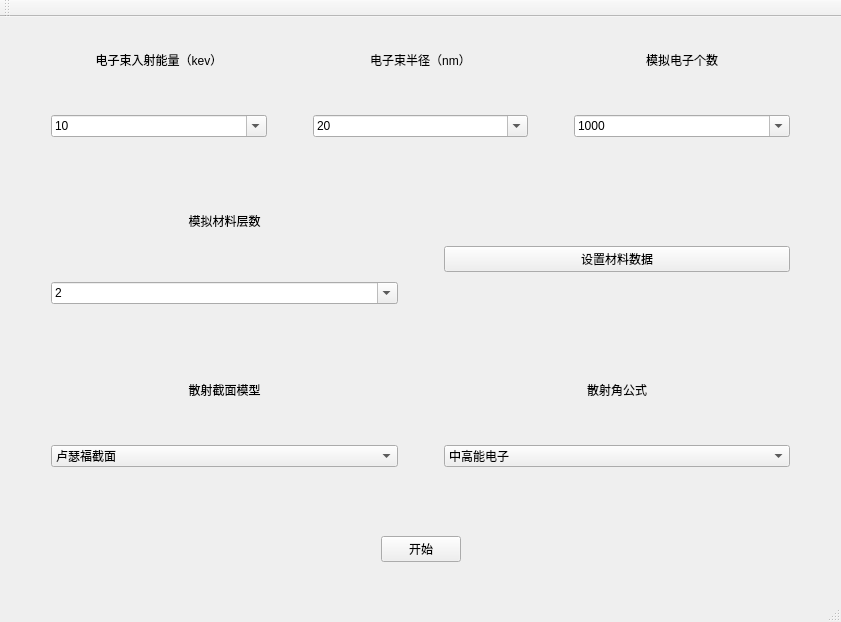
<?xml version="1.0" encoding="UTF-8"?>
<ui version="4.0">
 <class>InitialClass</class>
 <widget class="QMainWindow" name="InitialClass">
  <property name="geometry">
   <rect>
    <x>0</x>
    <y>0</y>
    <width>841</width>
    <height>622</height>
   </rect>
  </property>
  <property name="windowTitle">
   <string>初始界面</string>
  </property>
  <widget class="QWidget" name="centralWidget">
   <layout class="QVBoxLayout" name="verticalLayout_8">
    <item>
     <layout class="QHBoxLayout" name="horizontalLayout_4">
      <item>
       <spacer name="horizontalSpacer_12">
        <property name="orientation">
         <enum>Qt::Horizontal</enum>
        </property>
        <property name="sizeType">
         <enum>QSizePolicy::Maximum</enum>
        </property>
        <property name="sizeHint" stdset="0">
         <size>
          <width>40</width>
          <height>20</height>
         </size>
        </property>
       </spacer>
      </item>
      <item>
       <layout class="QVBoxLayout" name="verticalLayout_7">
        <item>
         <widget class="QLabel" name="label_2">
          <property name="enabled">
           <bool>true</bool>
          </property>
          <property name="sizePolicy">
           <sizepolicy hsizetype="Preferred" vsizetype="Fixed">
            <horstretch>1</horstretch>
            <verstretch>0</verstretch>
           </sizepolicy>
          </property>
          <property name="minimumSize">
           <size>
            <width>100</width>
            <height>0</height>
           </size>
          </property>
          <property name="maximumSize">
           <size>
            <width>16777215</width>
            <height>16777215</height>
           </size>
          </property>
          <property name="text">
           <string>电子束入射能量（kev）</string>
          </property>
          <property name="alignment">
           <set>Qt::AlignCenter</set>
          </property>
         </widget>
        </item>
        <item>
         <spacer name="verticalSpacer_5">
          <property name="orientation">
           <enum>Qt::Vertical</enum>
          </property>
          <property name="sizeType">
           <enum>QSizePolicy::Maximum</enum>
          </property>
          <property name="sizeHint" stdset="0">
           <size>
            <width>20</width>
            <height>40</height>
           </size>
          </property>
         </spacer>
        </item>
        <item>
         <widget class="QComboBox" name="dzsrsnl">
          <property name="editable">
           <bool>true</bool>
          </property>
          <item>
           <property name="text">
            <string>10</string>
           </property>
          </item>
         </widget>
        </item>
       </layout>
      </item>
      <item>
       <spacer name="horizontalSpacer_11">
        <property name="orientation">
         <enum>Qt::Horizontal</enum>
        </property>
        <property name="sizeType">
         <enum>QSizePolicy::Maximum</enum>
        </property>
        <property name="sizeHint" stdset="0">
         <size>
          <width>40</width>
          <height>20</height>
         </size>
        </property>
       </spacer>
      </item>
      <item>
       <layout class="QVBoxLayout" name="verticalLayout_6">
        <item>
         <widget class="QLabel" name="label_4">
          <property name="sizePolicy">
           <sizepolicy hsizetype="Preferred" vsizetype="Fixed">
            <horstretch>1</horstretch>
            <verstretch>0</verstretch>
           </sizepolicy>
          </property>
          <property name="text">
           <string>电子束半径（nm）</string>
          </property>
          <property name="alignment">
           <set>Qt::AlignCenter</set>
          </property>
         </widget>
        </item>
        <item>
         <spacer name="verticalSpacer_6">
          <property name="orientation">
           <enum>Qt::Vertical</enum>
          </property>
          <property name="sizeType">
           <enum>QSizePolicy::Maximum</enum>
          </property>
          <property name="sizeHint" stdset="0">
           <size>
            <width>20</width>
            <height>40</height>
           </size>
          </property>
         </spacer>
        </item>
        <item>
         <widget class="QComboBox" name="dzsbj">
          <property name="editable">
           <bool>true</bool>
          </property>
          <item>
           <property name="text">
            <string>20</string>
           </property>
          </item>
         </widget>
        </item>
       </layout>
      </item>
      <item>
       <spacer name="horizontalSpacer_21">
        <property name="orientation">
         <enum>Qt::Horizontal</enum>
        </property>
        <property name="sizeType">
         <enum>QSizePolicy::Maximum</enum>
        </property>
        <property name="sizeHint" stdset="0">
         <size>
          <width>40</width>
          <height>20</height>
         </size>
        </property>
       </spacer>
      </item>
      <item>
       <layout class="QVBoxLayout" name="verticalLayout_5">
        <item>
         <widget class="QLabel" name="label_7">
          <property name="enabled">
           <bool>true</bool>
          </property>
          <property name="sizePolicy">
           <sizepolicy hsizetype="Preferred" vsizetype="Fixed">
            <horstretch>1</horstretch>
            <verstretch>0</verstretch>
           </sizepolicy>
          </property>
          <property name="minimumSize">
           <size>
            <width>100</width>
            <height>0</height>
           </size>
          </property>
          <property name="maximumSize">
           <size>
            <width>16777215</width>
            <height>16777215</height>
           </size>
          </property>
          <property name="text">
           <string>模拟电子个数</string>
          </property>
          <property name="alignment">
           <set>Qt::AlignCenter</set>
          </property>
         </widget>
        </item>
        <item>
         <spacer name="verticalSpacer_10">
          <property name="orientation">
           <enum>Qt::Vertical</enum>
          </property>
          <property name="sizeType">
           <enum>QSizePolicy::Maximum</enum>
          </property>
          <property name="sizeHint" stdset="0">
           <size>
            <width>20</width>
            <height>40</height>
           </size>
          </property>
         </spacer>
        </item>
        <item>
         <widget class="QComboBox" name="dzgs">
          <property name="editable">
           <bool>true</bool>
          </property>
          <item>
           <property name="text">
            <string>1000</string>
           </property>
          </item>
          <item>
           <property name="text">
            <string>100</string>
           </property>
          </item>
          <item>
           <property name="text">
            <string>20</string>
           </property>
          </item>
         </widget>
        </item>
       </layout>
      </item>
      <item>
       <spacer name="horizontalSpacer_5">
        <property name="orientation">
         <enum>Qt::Horizontal</enum>
        </property>
        <property name="sizeType">
         <enum>QSizePolicy::Maximum</enum>
        </property>
        <property name="sizeHint" stdset="0">
         <size>
          <width>40</width>
          <height>20</height>
         </size>
        </property>
       </spacer>
      </item>
     </layout>
    </item>
    <item>
     <spacer name="verticalSpacer_7">
      <property name="orientation">
       <enum>Qt::Vertical</enum>
      </property>
      <property name="sizeType">
       <enum>QSizePolicy::Maximum</enum>
      </property>
      <property name="sizeHint" stdset="0">
       <size>
        <width>20</width>
        <height>40</height>
       </size>
      </property>
     </spacer>
    </item>
    <item>
     <layout class="QHBoxLayout" name="horizontalLayout_2">
      <item>
       <spacer name="horizontalSpacer_13">
        <property name="orientation">
         <enum>Qt::Horizontal</enum>
        </property>
        <property name="sizeType">
         <enum>QSizePolicy::Maximum</enum>
        </property>
        <property name="sizeHint" stdset="0">
         <size>
          <width>40</width>
          <height>20</height>
         </size>
        </property>
       </spacer>
      </item>
      <item>
       <layout class="QVBoxLayout" name="verticalLayout">
        <item>
         <widget class="QLabel" name="label_3">
          <property name="enabled">
           <bool>true</bool>
          </property>
          <property name="sizePolicy">
           <sizepolicy hsizetype="Preferred" vsizetype="Fixed">
            <horstretch>1</horstretch>
            <verstretch>0</verstretch>
           </sizepolicy>
          </property>
          <property name="minimumSize">
           <size>
            <width>100</width>
            <height>0</height>
           </size>
          </property>
          <property name="maximumSize">
           <size>
            <width>16777215</width>
            <height>16777215</height>
           </size>
          </property>
          <property name="text">
           <string>模拟材料层数</string>
          </property>
          <property name="alignment">
           <set>Qt::AlignCenter</set>
          </property>
         </widget>
        </item>
        <item>
         <spacer name="verticalSpacer_9">
          <property name="orientation">
           <enum>Qt::Vertical</enum>
          </property>
          <property name="sizeType">
           <enum>QSizePolicy::Maximum</enum>
          </property>
          <property name="sizeHint" stdset="0">
           <size>
            <width>20</width>
            <height>40</height>
           </size>
          </property>
         </spacer>
        </item>
        <item>
         <widget class="QComboBox" name="clcs">
          <property name="sizePolicy">
           <sizepolicy hsizetype="Preferred" vsizetype="Fixed">
            <horstretch>1</horstretch>
            <verstretch>0</verstretch>
           </sizepolicy>
          </property>
          <property name="editable">
           <bool>true</bool>
          </property>
          <item>
           <property name="text">
            <string>2</string>
           </property>
          </item>
          <item>
           <property name="text">
            <string>1</string>
           </property>
          </item>
          <item>
           <property name="text">
            <string>3</string>
           </property>
          </item>
          <item>
           <property name="text">
            <string>4</string>
           </property>
          </item>
          <item>
           <property name="text">
            <string>5</string>
           </property>
          </item>
         </widget>
        </item>
       </layout>
      </item>
      <item>
       <spacer name="horizontalSpacer_15">
        <property name="orientation">
         <enum>Qt::Horizontal</enum>
        </property>
        <property name="sizeType">
         <enum>QSizePolicy::Preferred</enum>
        </property>
        <property name="sizeHint" stdset="0">
         <size>
          <width>40</width>
          <height>20</height>
         </size>
        </property>
       </spacer>
      </item>
      <item>
       <layout class="QVBoxLayout" name="verticalLayout_2">
        <item>
         <spacer name="verticalSpacer_11">
          <property name="orientation">
           <enum>Qt::Vertical</enum>
          </property>
          <property name="sizeType">
           <enum>QSizePolicy::Maximum</enum>
          </property>
          <property name="sizeHint" stdset="0">
           <size>
            <width>20</width>
            <height>40</height>
           </size>
          </property>
         </spacer>
        </item>
        <item>
         <widget class="QPushButton" name="szsj">
          <property name="sizePolicy">
           <sizepolicy hsizetype="Minimum" vsizetype="Fixed">
            <horstretch>1</horstretch>
            <verstretch>0</verstretch>
           </sizepolicy>
          </property>
          <property name="text">
           <string>设置材料数据</string>
          </property>
         </widget>
        </item>
        <item>
         <spacer name="verticalSpacer_12">
          <property name="orientation">
           <enum>Qt::Vertical</enum>
          </property>
          <property name="sizeType">
           <enum>QSizePolicy::Maximum</enum>
          </property>
          <property name="sizeHint" stdset="0">
           <size>
            <width>20</width>
            <height>40</height>
           </size>
          </property>
         </spacer>
        </item>
       </layout>
      </item>
      <item>
       <spacer name="horizontalSpacer_14">
        <property name="orientation">
         <enum>Qt::Horizontal</enum>
        </property>
        <property name="sizeType">
         <enum>QSizePolicy::Maximum</enum>
        </property>
        <property name="sizeHint" stdset="0">
         <size>
          <width>40</width>
          <height>20</height>
         </size>
        </property>
       </spacer>
      </item>
     </layout>
    </item>
    <item>
     <spacer name="verticalSpacer_15">
      <property name="orientation">
       <enum>Qt::Vertical</enum>
      </property>
      <property name="sizeType">
       <enum>QSizePolicy::Maximum</enum>
      </property>
      <property name="sizeHint" stdset="0">
       <size>
        <width>20</width>
        <height>40</height>
       </size>
      </property>
     </spacer>
    </item>
    <item>
     <layout class="QHBoxLayout" name="horizontalLayout_3">
      <item>
       <spacer name="horizontalSpacer_17">
        <property name="orientation">
         <enum>Qt::Horizontal</enum>
        </property>
        <property name="sizeType">
         <enum>QSizePolicy::Maximum</enum>
        </property>
        <property name="sizeHint" stdset="0">
         <size>
          <width>40</width>
          <height>20</height>
         </size>
        </property>
       </spacer>
      </item>
      <item>
       <layout class="QVBoxLayout" name="verticalLayout_3">
        <item>
         <widget class="QLabel" name="label">
          <property name="sizePolicy">
           <sizepolicy hsizetype="Preferred" vsizetype="Fixed">
            <horstretch>0</horstretch>
            <verstretch>0</verstretch>
           </sizepolicy>
          </property>
          <property name="text">
           <string>散射截面模型</string>
          </property>
          <property name="alignment">
           <set>Qt::AlignCenter</set>
          </property>
         </widget>
        </item>
        <item>
         <spacer name="verticalSpacer_13">
          <property name="orientation">
           <enum>Qt::Vertical</enum>
          </property>
          <property name="sizeType">
           <enum>QSizePolicy::Maximum</enum>
          </property>
          <property name="sizeHint" stdset="0">
           <size>
            <width>20</width>
            <height>40</height>
           </size>
          </property>
         </spacer>
        </item>
        <item>
         <widget class="QComboBox" name="jmmx">
          <item>
           <property name="text">
            <string>卢瑟福截面</string>
           </property>
          </item>
         </widget>
        </item>
       </layout>
      </item>
      <item>
       <spacer name="horizontalSpacer_16">
        <property name="orientation">
         <enum>Qt::Horizontal</enum>
        </property>
        <property name="sizeType">
         <enum>QSizePolicy::Preferred</enum>
        </property>
        <property name="sizeHint" stdset="0">
         <size>
          <width>40</width>
          <height>20</height>
         </size>
        </property>
       </spacer>
      </item>
      <item>
       <layout class="QVBoxLayout" name="verticalLayout_4">
        <item>
         <widget class="QLabel" name="label_5">
          <property name="sizePolicy">
           <sizepolicy hsizetype="Preferred" vsizetype="Fixed">
            <horstretch>0</horstretch>
            <verstretch>0</verstretch>
           </sizepolicy>
          </property>
          <property name="text">
           <string>散射角公式</string>
          </property>
          <property name="alignment">
           <set>Qt::AlignCenter</set>
          </property>
         </widget>
        </item>
        <item>
         <spacer name="verticalSpacer_14">
          <property name="orientation">
           <enum>Qt::Vertical</enum>
          </property>
          <property name="sizeType">
           <enum>QSizePolicy::Maximum</enum>
          </property>
          <property name="sizeHint" stdset="0">
           <size>
            <width>20</width>
            <height>40</height>
           </size>
          </property>
         </spacer>
        </item>
        <item>
         <widget class="QComboBox" name="sstype">
          <item>
           <property name="text">
            <string>中高能电子</string>
           </property>
          </item>
          <item>
           <property name="text">
            <string>低能电子</string>
           </property>
          </item>
         </widget>
        </item>
       </layout>
      </item>
      <item>
       <spacer name="horizontalSpacer_18">
        <property name="orientation">
         <enum>Qt::Horizontal</enum>
        </property>
        <property name="sizeType">
         <enum>QSizePolicy::Maximum</enum>
        </property>
        <property name="sizeHint" stdset="0">
         <size>
          <width>40</width>
          <height>20</height>
         </size>
        </property>
       </spacer>
      </item>
     </layout>
    </item>
    <item>
     <spacer name="verticalSpacer_8">
      <property name="orientation">
       <enum>Qt::Vertical</enum>
      </property>
      <property name="sizeType">
       <enum>QSizePolicy::Maximum</enum>
      </property>
      <property name="sizeHint" stdset="0">
       <size>
        <width>20</width>
        <height>40</height>
       </size>
      </property>
     </spacer>
    </item>
    <item>
     <layout class="QHBoxLayout" name="horizontalLayout">
      <item>
       <spacer name="horizontalSpacer">
        <property name="orientation">
         <enum>Qt::Horizontal</enum>
        </property>
        <property name="sizeHint" stdset="0">
         <size>
          <width>40</width>
          <height>20</height>
         </size>
        </property>
       </spacer>
      </item>
      <item>
       <widget class="QPushButton" name="start">
        <property name="text">
         <string>开始</string>
        </property>
       </widget>
      </item>
      <item>
       <spacer name="horizontalSpacer_2">
        <property name="orientation">
         <enum>Qt::Horizontal</enum>
        </property>
        <property name="sizeHint" stdset="0">
         <size>
          <width>40</width>
          <height>20</height>
         </size>
        </property>
       </spacer>
      </item>
     </layout>
    </item>
   </layout>
  </widget>
  <widget class="QMenuBar" name="menuBar">
   <property name="geometry">
    <rect>
     <x>0</x>
     <y>0</y>
     <width>841</width>
     <height>26</height>
    </rect>
   </property>
  </widget>
  <widget class="QToolBar" name="mainToolBar">
   <property name="windowTitle">
    <string>初始界面</string>
   </property>
   <attribute name="toolBarArea">
    <enum>TopToolBarArea</enum>
   </attribute>
   <attribute name="toolBarBreak">
    <bool>false</bool>
   </attribute>
  </widget>
  <widget class="QStatusBar" name="statusBar"/>
 </widget>
 <layoutdefault spacing="6" margin="11"/>
 <resources>
  <include location="Initial.qrc"/>
 </resources>
 <connections/>
</ui>
